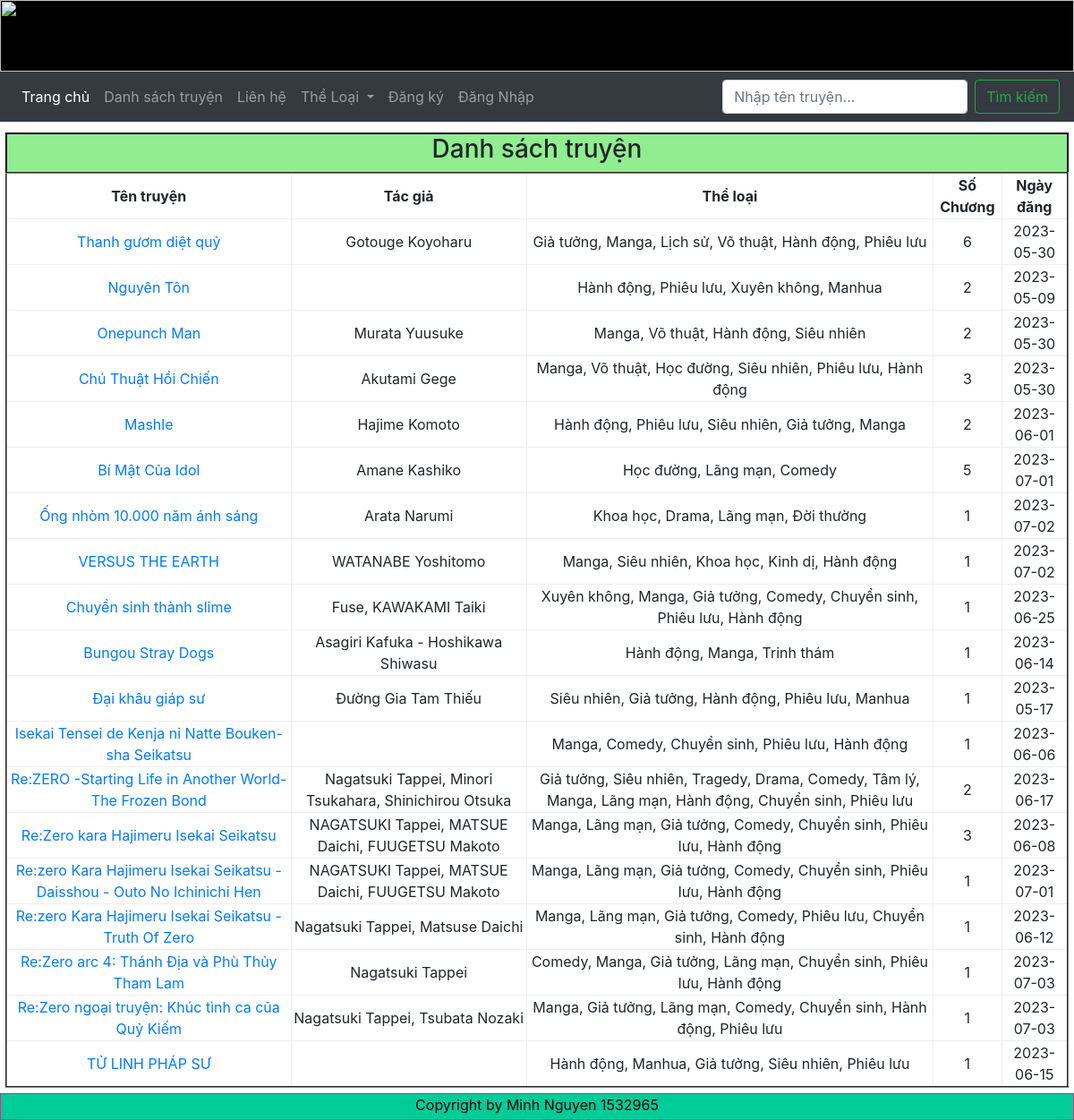
/index.php?quanly=danhsachtruyen, run on the app's committed database.
### tables this page shows
CREATE TABLE `truyen` (
  `truyen_id` int(6) NOT NULL,
  `tenTruyen` text NOT NULL,
  `noidung` text NOT NULL DEFAULT 'Chưa có mô tả',
  `tacgia` text DEFAULT NULL,
  `anhbia` varchar(255) DEFAULT NULL,
  `folder` varchar(255) DEFAULT NULL,
  `so_chuong` float NOT NULL DEFAULT 0,
  `NgayDang` date NOT NULL DEFAULT current_timestamp()
);

### pages/main/danhsachtruyen.php (the view, shortened to what this page needs)
<div class="DanhSachTruyen">
  <h3>Danh sách truyện</h3>
</div>
<tr>
  <?php
  $sql = "SELECT t.truyen_id, t.tenTruyen, t.tacgia, t.so_chuong, t.NgayDang, GROUP_CONCAT(tl.tenTheLoai SEPARATOR ', ') AS danh_sach_the_loai
        FROM truyen t
        JOIN truyen_theloai tt ON t.truyen_id = tt.truyen_id
        JOIN theloai tl ON tt.theloai_id = tl.theloai_id
        GROUP BY t.truyen_id";
  $result = $conn->query($sql);
  ?>
  <table style="width:100%;text-align: center;border-collapse: collapse;" border="2">
    <tr>
      <th>Tên truyện</th>
      <th>Tác giả</th>
      <th>Thể loại</th>
      <th>Số Chương</th>
      <th>Ngày đăng</th>
    </tr>
    <?php
    if ($result->num_rows > 0) {
      while ($row = $result->fetch_assoc()) {
        ?>
        <tr>
          <td> <a href="index.php?quanly=truyen&id=<?php echo $row['truyen_id'] ?>"> <?php echo $row['tenTruyen'] ?></td>
          <td>
            <?php echo $row['tacgia'] ?>
          </td>
          <td>
            <?php echo $row['danh_sach_the_loai'] ?>
          </td>
          <td>
            <?php echo $row['so_chuong'] ?>
          </td>
          <td>
            <?php echo $row['NgayDang'] ?>
          </td>
        </tr>
      <?php
      }
    }
    ?>
  </table>
  <div class="space"></div>

### pages/menu.php (style rules this page uses)
table[name="listTheloai"] td, tr { border: none; padding: 6px; }

### pages/main/danhsachtruyen.php (style rules this page uses)
.DanhSachTruyen { display: flex; justify-content: center; background-color: lightgreen; border-top: 2px solid black; border-left: 2px solid black; border-right: 2px solid black; margin-top: -4px; }
.space { height: 30px; }

### data on the page
truyen: tenTruyen "Thanh gươm diệt quỷ", tacgia "Gotouge Koyoharu", danh_sach_the_loai "Giả tưởng, Manga, Lịch sử, Võ thuật, Hành động, Phiêu lưu", so_chuong "6", NgayDang "2023-05-30"
truyen: tenTruyen "Nguyên Tôn", danh_sach_the_loai "Hành động, Phiêu lưu, Xuyên không, Manhua", so_chuong "2", NgayDang "2023-05-09"
truyen: tenTruyen "Onepunch Man", tacgia "Murata Yuusuke", danh_sach_the_loai "Manga, Võ thuật, Hành động, Siêu nhiên", so_chuong "2", NgayDang "2023-05-30"
truyen: tenTruyen "Chú Thuật Hồi Chiến", tacgia "Akutami Gege", danh_sach_the_loai "Manga, Võ thuật, Học đường, Siêu nhiên, Phiêu lưu, Hành động", so_chuong "3", NgayDang "2023-05-30"
truyen: tenTruyen "Mashle", tacgia "Hajime Komoto", danh_sach_the_loai "Hành động, Phiêu lưu, Siêu nhiên, Giả tưởng, Manga", so_chuong "2", NgayDang "2023-06-01"
truyen: tenTruyen "Bí Mật Của Idol", tacgia "Amane Kashiko", danh_sach_the_loai "Học đường, Lãng mạn, Comedy", so_chuong "5", NgayDang "2023-07-01"
truyen: tenTruyen "Ống nhòm 10.000 năm ánh sáng", tacgia "Arata Narumi", danh_sach_the_loai "Khoa học, Drama, Lãng mạn, Đời thường", so_chuong "1", NgayDang "2023-07-02"
truyen: tenTruyen "VERSUS THE EARTH", tacgia "WATANABE Yoshitomo", danh_sach_the_loai "Manga, Siêu nhiên, Khoa học, Kinh dị, Hành động", so_chuong "1", NgayDang "2023-07-02"
truyen: tenTruyen "Chuyển sinh thành slime", tacgia "Fuse, KAWAKAMI Taiki", danh_sach_the_loai "Xuyên không, Manga, Giả tưởng, Comedy, Chuyển sinh, Phiêu lưu, Hành động", so_chuong "1", NgayDang "2023-06-25"
truyen: tenTruyen "Bungou Stray Dogs", tacgia "Asagiri Kafuka - Hoshikawa Shiwasu", danh_sach_the_loai "Hành động, Manga, Trinh thám", so_chuong "1", NgayDang "2023-06-14"
truyen: tenTruyen "Đại khâu giáp sư", tacgia "Đường Gia Tam Thiếu", danh_sach_the_loai "Siêu nhiên, Giả tưởng, Hành động, Phiêu lưu, Manhua", so_chuong "1", NgayDang "2023-05-17"
truyen: tenTruyen "Isekai Tensei de Kenja ni Natte Bouken-sha Seikatsu", danh_sach_the_loai "Manga, Comedy, Chuyển sinh, Phiêu lưu, Hành động", so_chuong "1", NgayDang "2023-06-06"
truyen: tenTruyen "Re:ZERO -Starting Life in Another World- The Frozen Bond", tacgia "Nagatsuki Tappei, Minori Tsukahara, Shinichirou Otsuka", danh_sach_the_loai "Giả tưởng, Siêu nhiên, Tragedy, Drama, Comedy, Tâm lý, Manga, Lãng mạn, Hành động, Chuyển sinh, Phiêu lưu", so_chuong "2", NgayDang "2023-06-17"
truyen: tenTruyen "Re:Zero kara Hajimeru Isekai Seikatsu", tacgia "NAGATSUKI Tappei, MATSUE Daichi, FUUGETSU Makoto", danh_sach_the_loai "Manga, Lãng mạn, Giả tưởng, Comedy, Chuyển sinh, Phiêu lưu, Hành động", so_chuong "3", NgayDang "2023-06-08"
truyen: tenTruyen "Re:zero Kara Hajimeru Isekai Seikatsu - Daisshou - Outo No Ichinichi Hen", tacgia "NAGATSUKI Tappei, MATSUE Daichi, FUUGETSU Makoto", danh_sach_the_loai "Manga, Lãng mạn, Giả tưởng, Comedy, Chuyển sinh, Phiêu lưu, Hành động", so_chuong "1", NgayDang "2023-07-01"
truyen: tenTruyen "Re:zero Kara Hajimeru Isekai Seikatsu - Truth Of Zero", tacgia "Nagatsuki Tappei, Matsuse Daichi", danh_sach_the_loai "Manga, Lãng mạn, Giả tưởng, Comedy, Phiêu lưu, Chuyển sinh, Hành động", so_chuong "1", NgayDang "2023-06-12"
truyen: tenTruyen "Re:Zero arc 4: Thánh Địa và Phù Thủy Tham Lam", tacgia "Nagatsuki Tappei", danh_sach_the_loai "Comedy, Manga, Giả tưởng, Lãng mạn, Chuyển sinh, Phiêu lưu, Hành động", so_chuong "1", NgayDang "2023-07-03"
truyen: tenTruyen "Re:Zero ngoại truyện: Khúc tình ca của Quỷ Kiếm", tacgia "Nagatsuki Tappei, Tsubata Nozaki", danh_sach_the_loai "Manga, Giả tưởng, Lãng mạn, Comedy, Chuyển sinh, Hành động, Phiêu lưu", so_chuong "1", NgayDang "2023-07-03"
truyen: tenTruyen "TỬ LINH PHÁP SƯ", danh_sach_the_loai "Hành động, Manhua, Giả tưởng, Siêu nhiên, Phiêu lưu", so_chuong "1", NgayDang "2023-06-15"
